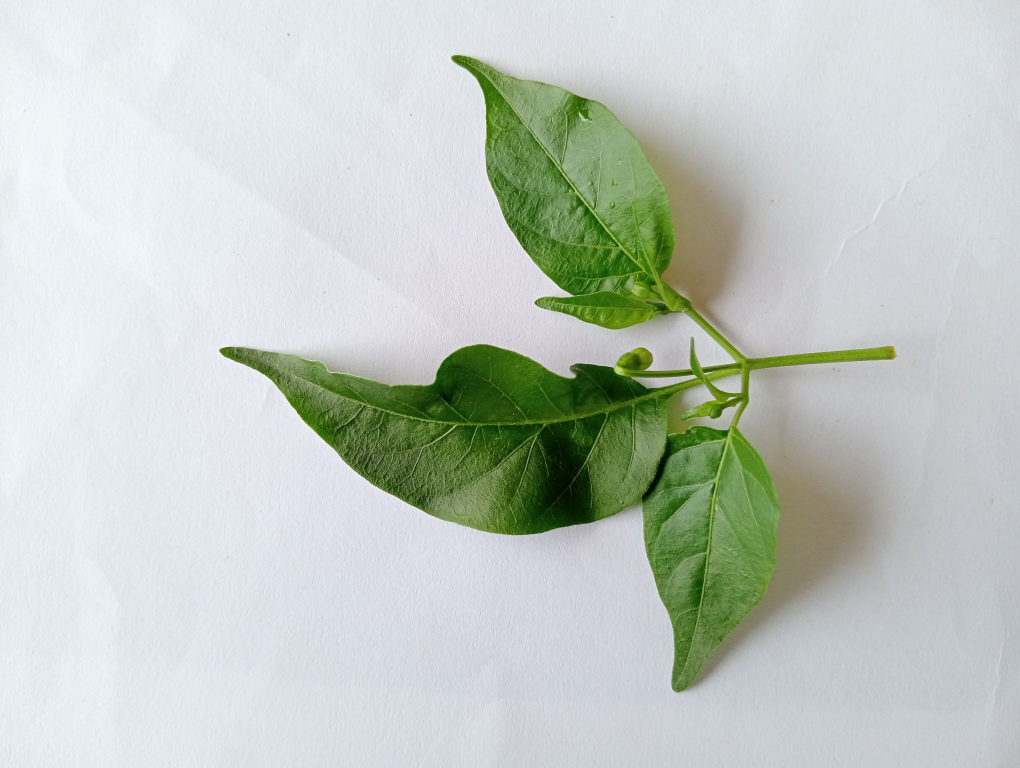
#> input picture Dataset/dauncabee_split_aug/test_murni/Daunsehat/119.jpg, 4080 x 3072 px (shown at 1/4 size); its folder holds only this picture in this run
$ jupyter execute --allow-errors segmentasi.ipynb
#> lines starting #> are read from the running program, lines starting #| are printed output that depends on the picture; after the words box and inside, x2 and y2 are one past the last pixel; in counts of white or black regions, pixels touching at a corner belong together
[cell 1]
import cv2, numpy as np, random, shutil
import matplotlib.pyplot as plt
from pathlib import Path
from collections import Counter

# ====== PENGATURAN ======
SRC_ROOT = Path("Dataset/dauncabee_split_aug")   # berisi test_murni, train_asli, train_aug
DST_ROOT = Path("Dataset/segmentasi")            # hasil segmentasi
CHK_ROOT = Path("Dataset/perlu_cek")             # gambar yang mencurigakan (disalin apa adanya)
OUT_SIZE = 224
MIN_AREA_RATIO = 0.02    # komponen < 2% luas gambar = noise
REL_AREA_RATIO = 0.25    # komponen < 25% dari daun terbesar = noise/bayangan
MAX_LEAVES = 3           # lebih dari ini -> perlu_cek
MODE = "split"           # "split" = tiap daun 1 file | "largest" = hanya daun terbesar
EXT = {".jpg", ".jpeg", ".png", ".bmp"}
MAX_SIDE = 1000          # gambar besar dikecilkan dulu (sisi terpanjang) sebelum disegmentasi
GC_ITERS = 5             # iterasi GrabCut
GC_MAX_SIDE = 500        # ukuran kerja GrabCut (makin besar makin halus tapi lambat)
HUE_MIN, HUE_MAX = 22, 90   # rentang hue daun (OpenCV 0-180): hijau-kuning; cokelat tanah < 22
       # ukuran kerja GrabCut (makin besar makin halus tapi lambat)

[cell 2]
def leaf_mask(img_bgr):
    h, w = img_bgr.shape[:2]
    blur = cv2.GaussianBlur(img_bgr, (5, 5), 0)
    hsv = cv2.cvtColor(blur, cv2.COLOR_BGR2HSV)
    lab = cv2.cvtColor(blur, cv2.COLOR_BGR2LAB).astype(np.float32)

    # Statistik pinggir gambar (perkiraan latar)
    b = max(3, int(0.03 * min(h, w)))
    def border(a):
        return np.concatenate([a[:b].reshape(-1, a.shape[2]), a[-b:].reshape(-1, a.shape[2]),
                               a[:, :b].reshape(-1, a.shape[2]), a[:, -b:].reshape(-1, a.shape[2])])
    bg_sat = np.median(border(hsv)[:, 1])

    if bg_sat < 50:
        # Latar netral (putih/abu-abu/kertas + bayangan): daun = piksel yang berwarna (saturasi tinggi)
        s = hsv[:, :, 1]
        t, _ = cv2.threshold(s, 0, 255, cv2.THRESH_BINARY + cv2.THRESH_OTSU)
        _, mask = cv2.threshold(s, max(t, 40), 255, cv2.THRESH_BINARY)
    else:
        # Latar berwarna (mis. hijau): jarak warna ke warna latar
        bg = np.median(border(lab), axis=0)
        d = np.linalg.norm(lab - bg, axis=2)
        d8 = cv2.normalize(d, None, 0, 255, cv2.NORM_MINMAX).astype(np.uint8)
        _, mask = cv2.threshold(d8, 0, 255, cv2.THRESH_BINARY + cv2.THRESH_OTSU)

    k = cv2.getStructuringElement(cv2.MORPH_ELLIPSE, (7, 7))
    mask = cv2.morphologyEx(mask, cv2.MORPH_OPEN, k)
    mask = cv2.morphologyEx(mask, cv2.MORPH_CLOSE, k, iterations=2)

    # isi lubang di dalam daun
    cnts, _ = cv2.findContours(mask, cv2.RETR_EXTERNAL, cv2.CHAIN_APPROX_SIMPLE)
    filled = np.zeros_like(mask)
    cv2.drawContours(filled, cnts, -1, 255, thickness=cv2.FILLED)
    return filled


def normalize(crop):
    h, w = crop.shape[:2]
    s = max(h, w)
    canvas = np.zeros((s, s, 3), np.uint8)
    canvas[(s-h)//2:(s-h)//2+h, (s-w)//2:(s-w)//2+w] = crop
    return cv2.resize(canvas, (OUT_SIZE, OUT_SIZE), interpolation=cv2.INTER_AREA)


def split_leaves(img_bgr, mask):
    """return (daftar_daun, flag). flag = None kalau aman, selain itu alasan perlu dicek."""
    h, w = mask.shape
    ratio = (mask > 0).mean()
    n, labels, stats, _ = cv2.connectedComponentsWithStats(mask, connectivity=8)
    areas = {i: stats[i, cv2.CC_STAT_AREA] for i in range(1, n)}
    if not areas:
        return [], "tidak_ada_daun"
    biggest = max(areas.values())
    keep = [i for i, a in areas.items() if a >= MIN_AREA_RATIO*h*w and a >= REL_AREA_RATIO*biggest]
    if not keep:
        return [], "tidak_ada_daun"

    flag = None
    if ratio > 0.85:
        flag = "mask_terlalu_luas"          # biasanya foto banyak tanaman / latar tidak terpisah
    elif len(keep) > MAX_LEAVES:
        flag = "terlalu_banyak_objek"

    keep.sort(key=lambda i: -areas[i])
    if MODE == "largest":
        keep = keep[:1]
    else:
        keep.sort(key=lambda i: stats[i, cv2.CC_STAT_LEFT])   # kiri -> kanan

    leaves = []
    for i in keep:
        x, y, bw, bh = (stats[i, cv2.CC_STAT_LEFT], stats[i, cv2.CC_STAT_TOP],
                        stats[i, cv2.CC_STAT_WIDTH], stats[i, cv2.CC_STAT_HEIGHT])
        m = (labels[y:y+bh, x:x+bw] == i).astype(np.uint8) * 255
        roi = img_bgr[y:y+bh, x:x+bw]
        leaves.append(normalize(cv2.bitwise_and(roi, roi, mask=m)))   # latar & daun lain -> hitam
    return leaves, flag

[cell 3]
def load_img(path):
    """Baca gambar, kecilkan jika sisi terpanjang > MAX_SIDE (gambar kecil tidak dibesarkan)."""
    img = cv2.imread(str(path))
    if img is None:
        return None
    s = MAX_SIDE / max(img.shape[:2])
    if s < 1:
        img = cv2.resize(img, None, fx=s, fy=s, interpolation=cv2.INTER_AREA)
    return img


def color_prior(img_bgr):
    """Piksel 'warna daun': hijau-kuning (hue ~22-90), cukup jenuh & tidak terlalu gelap.
    Tanah/batu (cokelat, hue < 22 atau saturasi rendah) dan cabai merah tidak termasuk."""
    hsv = cv2.cvtColor(img_bgr, cv2.COLOR_BGR2HSV)
    h, s, v = hsv[..., 0], hsv[..., 1], hsv[..., 2]
    return ((h >= HUE_MIN) & (h <= HUE_MAX) & (s >= 50) & (v >= 30)).astype(np.uint8) * 255


def grabcut_mask(img_bgr, init_mask, iters=GC_ITERS, max_side=GC_MAX_SIDE):
    """Haluskan mask awal dengan GrabCut, dibantu prior warna daun agar tanah/batu tidak ikut."""
    h, w = init_mask.shape
    s = min(1.0, max_side / max(h, w))
    small = cv2.resize(img_bgr, None, fx=s, fy=s, interpolation=cv2.INTER_AREA)
    init = cv2.resize(init_mask, (small.shape[1], small.shape[0]), interpolation=cv2.INTER_NEAREST)
    prior = color_prior(cv2.GaussianBlur(small, (5, 5), 0))
    leafish = cv2.bitwise_and(init, prior)              # di dalam mask awal DAN berwarna daun

    k = max(3, int(0.03 * min(small.shape[:2])) | 1)
    ker = cv2.getStructuringElement(cv2.MORPH_ELLIPSE, (k, k))
    core = cv2.erode(leafish, ker)                      # pasti daun
    near = cv2.dilate(init, ker)                        # di luar ini pasti latar

    gc = np.full(init.shape, cv2.GC_PR_BGD, np.uint8)   # default: kemungkinan latar (termasuk tanah di dalam mask)
    gc[leafish > 0] = cv2.GC_PR_FGD
    gc[core > 0] = cv2.GC_FGD
    gc[near == 0] = cv2.GC_BGD
    if not (gc == cv2.GC_FGD).any() or not (gc == cv2.GC_BGD).any():
        return init_mask
    try:
        bgd = np.zeros((1, 65), np.float64); fgd = np.zeros((1, 65), np.float64)
        cv2.grabCut(small, gc, None, bgd, fgd, iters, cv2.GC_INIT_WITH_MASK)
    except cv2.error:
        return init_mask

    m = np.where((gc == cv2.GC_FGD) | (gc == cv2.GC_PR_FGD), 255, 0).astype(np.uint8)
    m = cv2.resize(m, (w, h), interpolation=cv2.INTER_NEAREST)
    k2 = cv2.getStructuringElement(cv2.MORPH_ELLIPSE, (5, 5))
    m = cv2.morphologyEx(m, cv2.MORPH_OPEN, k2)
    m = cv2.morphologyEx(m, cv2.MORPH_CLOSE, k2, iterations=2)
    cnts, _ = cv2.findContours(m, cv2.RETR_EXTERNAL, cv2.CHAIN_APPROX_SIMPLE)
    filled = np.zeros_like(m)
    cv2.drawContours(filled, cnts, -1, 255, thickness=cv2.FILLED)
    return filled


def segment(img):
    """return (daun, flag, mask_awal, mask_grabcut).
    Jika flag (perlu cek) pada mask awal, GrabCut TIDAK dijalankan."""
    m0 = leaf_mask(img)
    _, flag = split_leaves(img, m0)
    if flag:
        return [], flag, m0, None
    m1 = grabcut_mask(img, m0)
    leaves, flag = split_leaves(img, m1)
    return leaves, flag, m0, m1

[cell 4]
files = [p for p in SRC_ROOT.rglob("*") if p.suffix.lower() in EXT]
print("Total gambar:", len(files))

# [16 lines left out: function preview, not called in this run]

#> (the rest of this cell did not finish here and is left out)

[cell 5]
for sp in ["train_asli", "train_aug", "test_murni"]:
    d = SRC_ROOT / sp
    n = len([p for p in d.rglob("*") if p.suffix.lower() in EXT]) if d.exists() else None
    print(f"{sp:12s} ->", "FOLDER TIDAK ADA di " + str(d) if n is None else f"{n} gambar")
#> pass 2 of the loop `for sp in ["train_asli", "train_aug", "test_murni"]:`:

[cell 6]
import pandas as pd
from collections import defaultdict

# bersihkan hasil lama supaya tidak tercampur
for r in (DST_ROOT, CHK_ROOT):
    if r.exists():
        shutil.rmtree(r)

files = [p for p in SRC_ROOT.rglob("*") if p.suffix.lower() in EXT]
rekap = defaultdict(Counter)
for p in files:
    rel = p.relative_to(SRC_ROOT)
    split = rel.parts[0]
    img = load_img(p)
#> in load_img, img is the input picture: shape (3072, 4080, 3); mean B, G, R 194.4, 201.5, 193.7
    rekap[split]["gambar_sumber"] += 1
    if img is None:
        rekap[split]["gagal_baca"] += 1
        continue
    leaves, flag, _, _ = segment(img)
#> in leaf_mask, `lab = cv2.cvtColor(blur, cv2.COLOR_BGR2LAB).astype(np.float32)`:
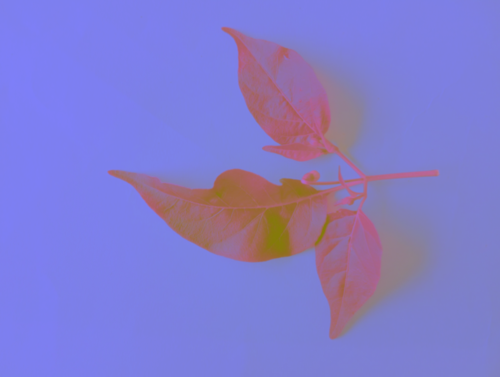
#> lab: shape (753, 1000, 3) float32 (shown at 1/2 size); mean B, G, R 204.4, 124.2, 131.5
#> in leaf_mask, `bg_sat = np.median(border(hsv)[:, 1])`: bg_sat = 10
#> in leaf_mask, `s = hsv[:, :, 1]`:
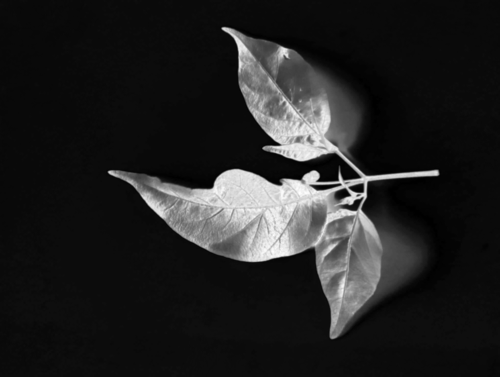
#> s: shape (753, 1000) (shown at 1/2 size); min 0, max 255, mean 33.8
#> in leaf_mask, `t, _ = cv2.threshold(s, 0, 255, cv2.THRESH_BINARY + cv2.THRESH_OTSU)`: t = 88
#> in leaf_mask, `mask = cv2.morphologyEx(mask, cv2.MORPH_CLOSE, k, iterations=2)`:
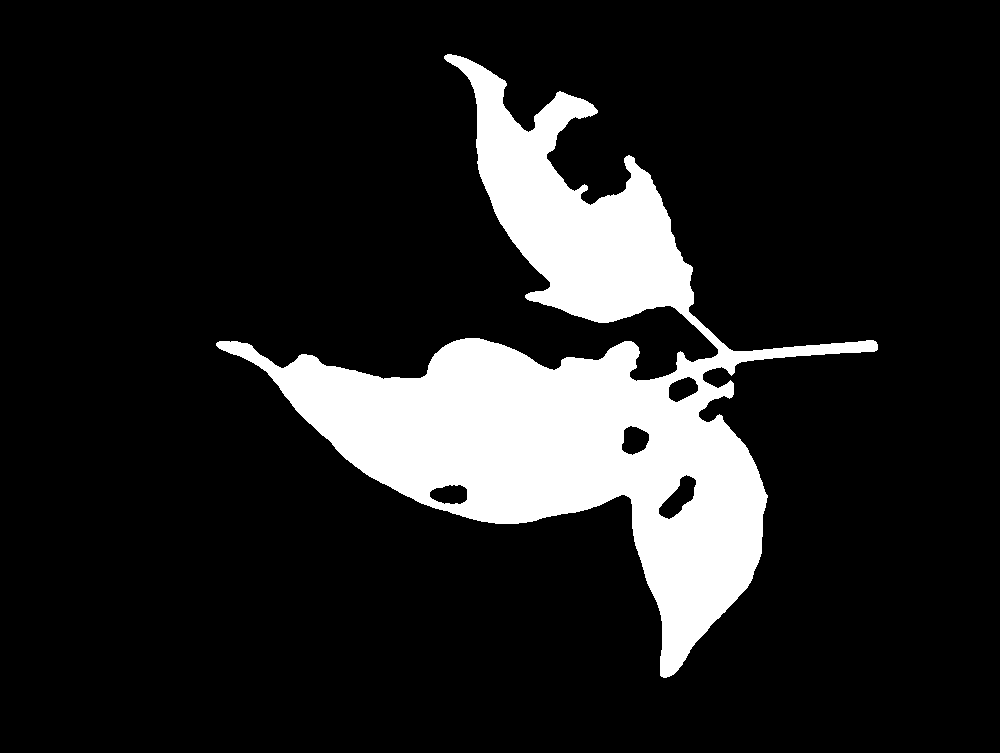
#> mask: shape (753, 1000); 13.9% white; 1 white region
#> in leaf_mask, `cnts, _ = cv2.findContours(mask, cv2.RETR_EXTERNAL, cv2.CHAIN_APPROX_S..`: cnts = 1 contour; box (x1, y1, x2, y2) and area: (216, 54, 878, 678) 105720
#> in split_leaves, `ratio = (mask > 0).mean()`: ratio = 0.142
#> in split_leaves, `n, labels, stats, _ = cv2.connectedComponentsWithStats(mask, connectiv..`: n = 2; stats = [[0, 0, 1000, 753, 645784], [216, 54, 662, 624, 107216]]
#> in split_leaves, `areas = {i: stats[i, cv2.CC_STAT_AREA] for i in range(1, n)}`: areas = {1: 107216}
#> in split_leaves, `biggest = max(areas.values())`: biggest = 107216
#> in split_leaves, `keep = [i for i, a in areas.items() if a >= MIN_AREA_RATIO*h*w and a >..`: keep = [1]
#> the loop in split_leaves, `for i in keep:` made 1 pass
#> (x, y, bw, bh, h in normalize, w in normalize, s in normalize) on pass 1: (216, 54, 662, 624, 624, 662, 662)
#> pass 1, in split_leaves, `roi = img_bgr[y:y+bh, x:x+bw]`:
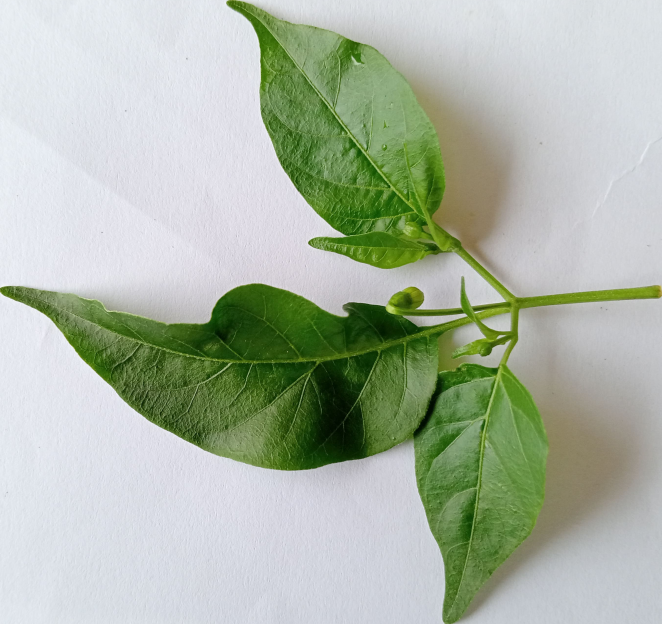
#> roi: shape (624, 662, 3); mean B, G, R 166.2, 182.9, 172.5
#> after the loop in split_leaves, `for i in keep:`: leaves = 1 item
#> in color_prior, `h, s, v = hsv[..., 0], hsv[..., 1], hsv[..., 2]`:
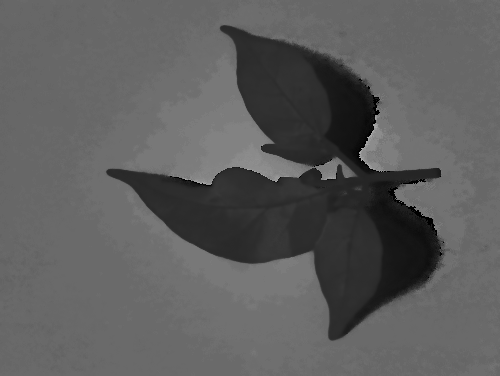
#> h: shape (376, 500); min 0, max 173, mean 92.9
#> in grabcut_mask, `gc[core > 0] = cv2.GC_FGD`:
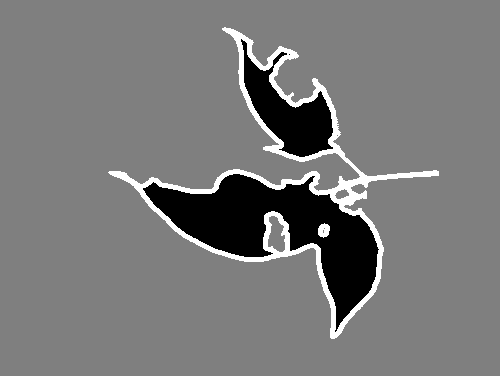
#> gc: shape (376, 500); min 1, max 3, mean 1.95; drawn with min black and max white
#> in grabcut_mask, `k2 = cv2.getStructuringElement(cv2.MORPH_ELLIPSE, (5, 5))`: k2 = [[0, 0, 1, 0, 0], [1, 1, 1, 1, 1], [1, 1, 1, 1, 1], [1, 1, 1, 1, 1], [0, 0, 1, 0, 0]]
#> in grabcut_mask, `cnts, _ = cv2.findContours(m, cv2.RETR_EXTERNAL, cv2.CHAIN_APPROX_SIMP..`: cnts = 1 contour; box (x1, y1, x2, y2) and area: (216, 55, 878, 679) 104242
#> in split_leaves (call 2), `ratio = (mask > 0).mean()`: ratio = 0.141
#> in split_leaves (call 2), `n, labels, stats, _ = cv2.connectedComponentsWithStats(mask, connectiv..`: stats = [[0, 0, 1000, 753, 647162], [216, 55, 662, 624, 105838]]
#> in split_leaves (call 2), `areas = {i: stats[i, cv2.CC_STAT_AREA] for i in range(1, n)}`: areas = {1: 105838}
#> in split_leaves (call 2), `biggest = max(areas.values())`: biggest = 105838
#> the loop in split_leaves (call 2), `for i in keep:` made 1 pass
#> (x, y, bw, bh, h in normalize, w in normalize, s in normalize) on pass 1: (216, 55, 662, 624, 624, 662, 662)
#> pass 1, in split_leaves (call 2), `m = (labels[y:y+bh, x:x+bw] == i).astype(np.uint8) * 255`:
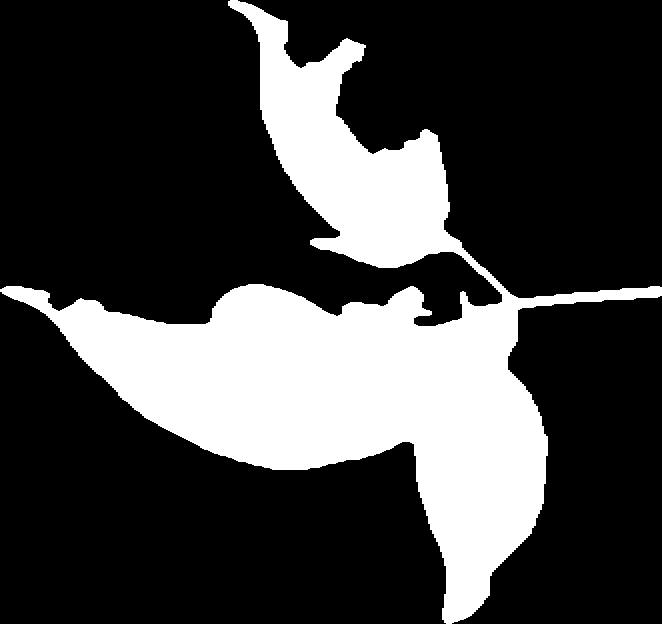
#> m: shape (624, 662); 25.6% white; 1 white region, box (x1, y1, x2, y2) and area: (0, 0, 662, 624) 105838
#> in segment, `leaves, flag = split_leaves(img, m1)`: leaves = 1 item
#> leaves = 1 item
    if flag:                                            # perlu cek: disalin apa adanya, TIDAK disegmentasi
        rekap[split]["perlu_cek"] += 1
        (CHK_ROOT / rel.parent).mkdir(parents=True, exist_ok=True)
        shutil.copy2(p, CHK_ROOT / rel)
        continue
    rekap[split]["file_hasil"] += len(leaves)
    out_dir = DST_ROOT / rel.parent
    out_dir.mkdir(parents=True, exist_ok=True)
    for j, lf in enumerate(leaves):
        cv2.imwrite(str(out_dir / f"{p.stem}_d{j+1}.png"), lf)
#> this loop made 1 pass
#> pass 1, `cv2.imwrite(str(out_dir / f"{p.stem}_d{j+1}.png"), lf)`:
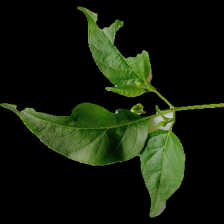
#> saved as 119_d1.png: shape (224, 224, 3); mean B, G, R 11.4, 27.8, 19.5
#> pass 2 of the loop `for p in files:`:
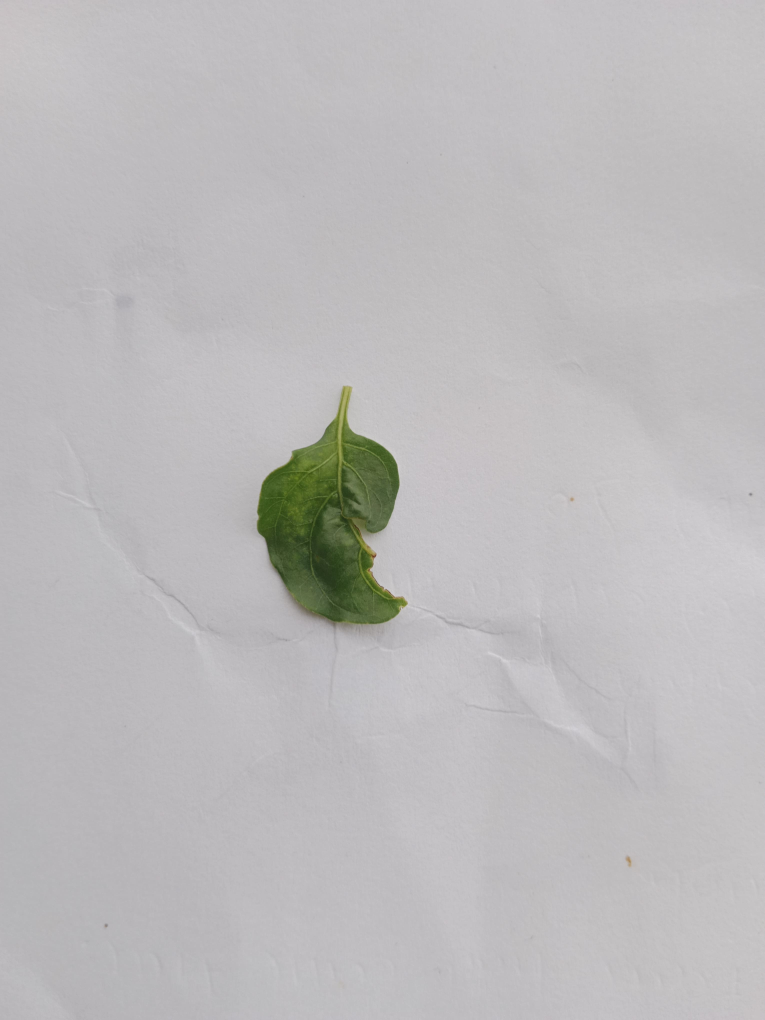
#> input picture Dataset/dauncabee_split_aug/test_murni/Leafcurl/gambar (406).jpg, 3060 x 4080 px (shown at 1/4 size)
#> in load_img, img is the input picture: shape (4080, 3060, 3); mean B, G, R 187.6, 186.6, 188
#> img: shape (1000, 750, 3)
#> blur: shape (1000, 750, 3)
#> lab: shape (1000, 750, 3) float32
#> bg_sat = 4
#> t = 65
#> in leaf_mask (call 2), `_, mask = cv2.threshold(s, max(t, 40), 255, cv2.THRESH_BINARY)`:
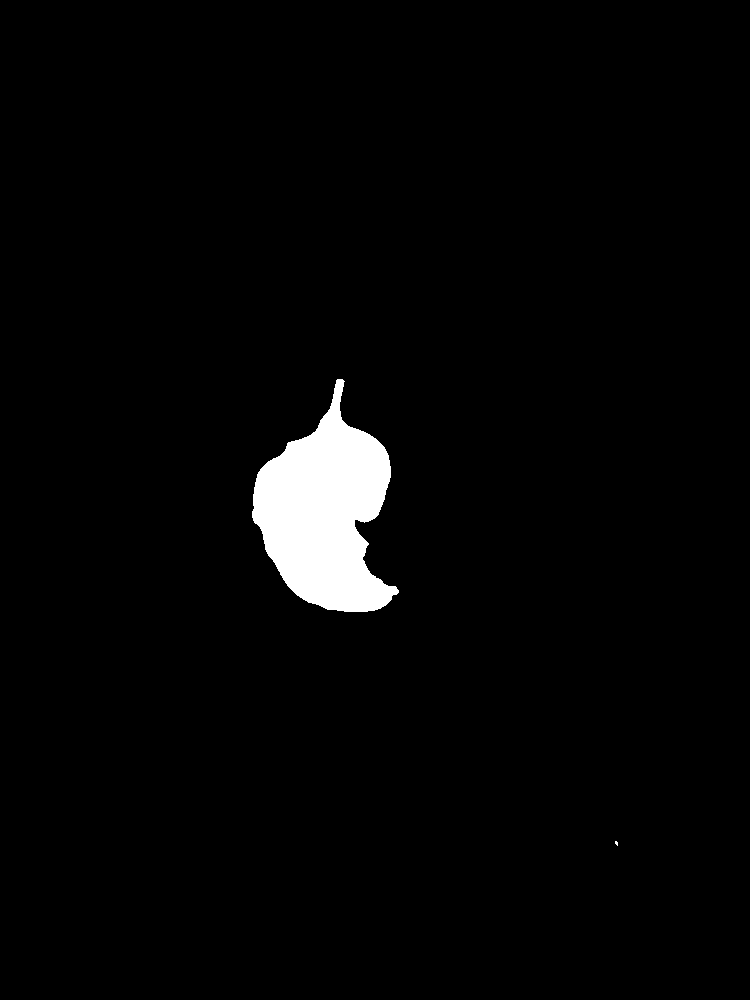
#> mask: shape (1000, 750); 2.6% white; 2 white regions (1 under 20 px), largest, box (x1, y1, x2, y2) and area: (252, 379, 399, 612) 19751
#> in leaf_mask (call 2), `cnts, _ = cv2.findContours(mask, cv2.RETR_EXTERNAL, cv2.CHAIN_APPROX_S..`: cnts = 1 contour; box (x1, y1, x2, y2) and area: (252, 379, 399, 612) 19485
#> ratio = 0.0264
#> stats = [[0, 0, 750, 1000, 730218], [252, 379, 147, 233, 19782]]
#> areas = {1: 19782}
#> biggest = 19782
#> the loop in split_leaves (call 3), `for i in keep:` made 1 pass
#> (x, y, bw, bh, h in normalize, w in normalize, s in normalize) on pass 1: (252, 379, 147, 233, 233, 147, 233)
#> pass 1, in split_leaves (call 3), `m = (labels[y:y+bh, x:x+bw] == i).astype(np.uint8) * 255`:
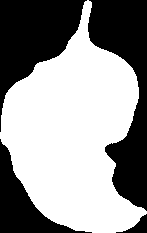
#> m: shape (233, 147); 57.8% white; 4 black regions
#> in grabcut_mask (call 2), `cnts, _ = cv2.findContours(m, cv2.RETR_EXTERNAL, cv2.CHAIN_APPROX_SIMP..`: cnts = 1 contour; box (x1, y1, x2, y2) and area: (252, 378, 400, 620) 20930
#> the loop `for j, lf in enumerate(leaves):` made 1 pass

pd.DataFrame(rekap).T.fillna(0).astype(int)
#> Out = table of 1 rows and 2 columns
